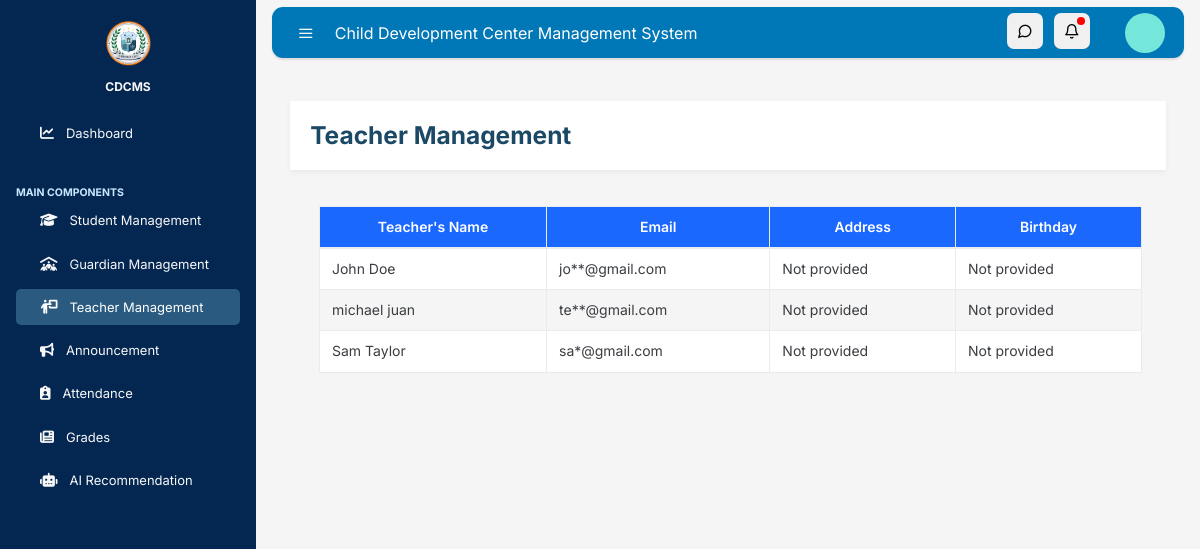
Before: /teacher/teacher_management.php (signed in) with the older database file.
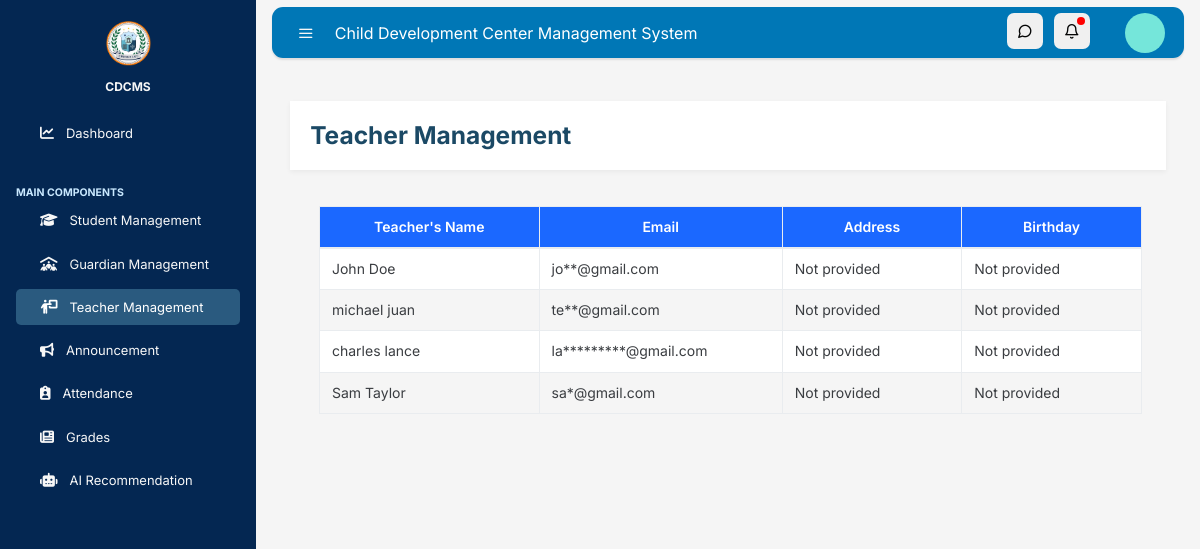
After: the same page with the newer database file.
### tables this page shows
CREATE TABLE `user` (
  `id` int NOT NULL,
  `first_name` varchar(50) NOT NULL,
  `last_name` varchar(50) NOT NULL,
  `middle_name` varchar(50) DEFAULT NULL,
  `birthday` date DEFAULT NULL,
  `address` varchar(255) DEFAULT NULL,
  `email` varchar(255) NOT NULL,
  `password` varchar(255) NOT NULL,
  `role` varchar(50) NOT NULL,
  `created_at` timestamp NULL DEFAULT CURRENT_TIMESTAMP,
  `updated_at` timestamp NULL DEFAULT CURRENT_TIMESTAMP ON UPDATE CURRENT_TIMESTAMP
);

### includes/functions.php (called while the page is built, shortened)
<?php
function maskEmail($email) {
    $parts = explode("@", $email);
    $name = $parts[0];
    $domain = $parts[1];
    $maskedName = substr($name, 0, 2) . str_repeat("*", max(0, strlen($name) - 2));
    return $maskedName . "@" . $domain;
}

### teacher/teacher_management.php (the view, shortened to what this page needs)
<?php
require_once '../config/database.php';
include './includes/header.php';
?>
<link rel="stylesheet" href="https://cdn.jsdelivr.net/npm/bootstrap-icons@1.11.3/font/bootstrap-icons.min.css">
<link rel="stylesheet" href="../assets/css/user_navbar.css">
<?php
include './includes/navbar.php';
include './includes/sidebar.php';
$recordsPerPage = 10;
$page = isset($_GET['page']) ? intval($_GET['page']) : 1;
$offset = ($page - 1) * $recordsPerPage;
$sql = "SELECT id, first_name, last_name, middle_name, email, address, role, birthday
        FROM `user`
        WHERE role = 'teacher'
        ORDER BY last_name ASC
        LIMIT $offset, $recordsPerPage";
$result = $pdo->query($sql);
?>
<main role="main" class="main-content">
    <div class="container-fluid py-3">
        <div class="welcome-section">
            <h3 class="mb-0">Teacher Management</h3>
        </div>
        <div class="container-fluid px-4">
            <div class="table-responsive">
                <table class="table table-bordered table-striped table-sm mt-3">
                    <thead class="">
                        <tr class="text-center table-head-columns">
                            <th class="bg-primary text-white" scope="col">Teacher's Name</th>
                            <th class="bg-primary text-white" scope="col">Email</th>
                            <th class="bg-primary text-white" scope="col">Address</th>
                            <th class="bg-primary text-white" scope="col">Birthday</th>
                        </tr>
                    </thead>
                    <tbody>
                        <?php
                        if ($result->rowCount() > 0) {
                            while ($row = $result->fetch(PDO::FETCH_ASSOC)) {
                                $middleName = !empty($row['middle_name']) ? ' ' . substr($row['middle_name'], 0, 1) . '.' : '';
                                $fullName = $row['first_name'] . $middleName . ' ' . $row['last_name'];
                        ?>
                            <tr>
                                <td><?php echo $fullName; ?></td>
                                <td><?php echo maskEmail($row['email']); ?></td>
                                <td><?php echo $row['address'] ?? 'Not provided'; ?></td>
                                <td><?php echo $row['birthday'] ?? 'Not provided'; ?></td>
                            </tr>
                        <?php
                            }
                        } else {
                        ?>
                            <tr>
                                <td colspan="5" class="text-center">No teachers found</td>
                            </tr>
                        <?php
                        }
                        ?>
                    </tbody>
                </table>
            </div>
        </div>
    </div>
</main>
<?php
include './includes/footer.php';
?>

### teacher/includes/header.php (shortened to what this page needs)
<?php
include_once '../includes/functions.php';
?>
<!DOCTYPE html>
<html lang="en">
  <head>
    <link rel="stylesheet" href="https://cdn.jsdelivr.net/npm/@fortawesome/fontawesome-free@6.6.0/css/fontawesome.min.css">
    <link rel ="stylesheet" href="https://cdnjs.cloudflare.com/ajax/libs/font-awesome/6.6.0/css/all.min.css">
    <link href="https://cdn.jsdelivr.net/npm/sweetalert2@11/dist/sweetalert2.min.css" rel="stylesheet">
    <link rel="stylesheet" href="../assets/css/simplebar.css">
    <link rel="stylesheet" href="../assets/css/feather.css">
    <link rel="stylesheet" href="../assets/css/main.css">
    <link rel="stylesheet" href="../assets/css/chat.css">

### teacher/includes/navbar.php (shortened to what this page needs)
</head>
<body class="vertical  light">
  <div class="wrapper">
      <nav class="topnav navbar navbar-light">
          <div class="navBar-Button d-flex align-items-center">
              <button type="button" class="navbar-toggler text-muted mt-2 p-0 mr-3 collapseSidebar">
                  <i class="fe fe-menu navbar-toggler-icon"></i>
              </button>
              <p>Child Development Center Management System</p>
          </div>
          <ul class="nav position-relative">
              <li class="nav-item">
                  <section type="button" class="nav-link text-muted my-2 circle-icon" id="chatToggle">
                      <span class="fe fe-message-circle fe-16"></span>
                  </section>
              </li>
              <li class="nav-item nav-notif">
              <section class="nav-link text-muted my-2 circle-icon" href="#" data-toggle="modal" data-target=".modal-notif">
                  <span class="fe fe-bell fe-16"></span>
                      <span id="notification-count" style="
                      position: absolute;
                      top: 12px; right: 5px;
                      font-size:13px; color: white;
                      background-color: red;
                      width:8px;
                      height: 8px;
                      display: flex;
                      justify-content: center;
                      align-items: center;
                      border-radius: 50px;
                      "></span>
              </section>
              </li>
              <li class="nav-item dropdown">
              <span class="nav-link text-muted pr-0 avatar-icon" href="#" id="navbarDropdownMenuLink" role="button" data-toggle="dropdown" aria-haspopup="true" aria-expanded="false">
                  <span class="avatar avatar-sm mt-2">
                      <div class="avatar-img rounded-circle avatar-initials-min text-center position-relative">
                      </div>
                  </span>
              </span>
              </li>
          </ul>
      </nav>

### teacher/includes/sidebar.php (shortened to what this page needs)
<aside class="sidebar-left border-right bg-white" id="leftSidebar" data-simplebar>
    <nav class="vertnav navbar-side navbar-light">
        <div class="w-100 mb-4 d-flex">
            <a class="navbar-brand mx-auto mt-2 flex-fill text-center" href="./../index.php">
                <img src="../assets/images/unified-lgu-logo.png" width="45">
                <div class="brand-title">
                    <br>
                    <span>CDCMS</span>
                </div>
            </a>
        </div>
        <ul class="navbar-nav flex-fill w-100 mb-2 <?php echo basename($_SERVER['PHP_SELF']) == 'dashboard.php' ? 'active' : ''; ?>" id="dashboard">
            <li class="nav-item dropdown">
                <a class="nav-link" href="./dashboard.php">
                    <i class="fas fa-chart-line"></i>
                    <span class="ml-3 item-text">Dashboard</span>
                </a>
            </li>
        </ul>
        <p class="text-muted-nav nav-heading mt-4 mb-1">
            <span style="font-size: 10.5px; font-weight: bold; font-family: 'Inter', sans-serif;">MAIN COMPONENTS</span>
        </p>
        <ul class="navbar-nav flex-fill w-100 mb-2" id="studentManagement">
            <ul class="navbar-nav flex-fill w-100 mb-2 <?php echo basename($_SERVER['PHP_SELF']) == 'student_management.php' ? 'active' : ''; ?>" >
                <li class="nav-item w-100">
                    <a class="nav-link" href="./student_management.php">
                        <i class="fa-solid fa-graduation-cap"></i>
                        <span class="ml-3 item-text">Student Management</span>
                    </a>
                </li>
            </ul>
            <ul id="guardian_management" class="navbar-nav flex-fill w-100 mb-2 <?php echo basename($_SERVER['PHP_SELF']) == 'guardian_management.php' ? 'active' : ''; ?>">
                <li class="nav-item w-100">
                    <a class="nav-link" href="./guardian_management.php">
                        <i class="fa-solid fa-people-roof"></i>
                        <span class="ml-3 item-text">Guardian Management</span>
                    </a>
                </li>
            </ul>
            <ul class="navbar-nav flex-fill w-100 mb-2 <?php echo basename($_SERVER['PHP_SELF']) == 'teacher_management.php' ? 'active' : ''; ?>" id="teacherManagement">
                <li class="nav-item w-100">
                    <a class="nav-link" href="./teacher_management.php">
                        <i class="fa-solid fa-person-chalkboard"></i>
                        <span class="ml-3 item-text">Teacher Management</span>
                    </a>
                </li>
            </ul>
            <ul class="navbar-nav flex-fill w-100 mb-2 <?php echo basename($_SERVER['PHP_SELF']) == 'announcement.php' ? 'active' : ''; ?>" id="announcement">
                <li class="nav-item w-100">
                    <a class="nav-link" href="./announcement.php">
                        <i class="fa-solid fa-bullhorn"></i>
                        <span class="ml-3 item-text">Announcement</span>
                    </a>
                </li>
            </ul>
            <ul class="navbar-nav flex-fill w-100 mb-2 <?php echo basename($_SERVER['PHP_SELF']) == 'attendance.php' ? 'active' : ''; ?>" id="attendance">
                <li class="nav-item w-100">
                    <a class="nav-link" href="./attendance.php">
                        <i class="fa-solid fa-clipboard-user"></i>
                        <span class="ml-3 item-text">Attendance</span>
                    </a>
                </li>
            </ul>
            <ul class="navbar-nav flex-fill w-100 mb-2 <?php echo basename($_SERVER['PHP_SELF']) == 'grades.php' ? 'active' : ''; ?>" id="grades">
                <li class="nav-item w-100">
                    <a class="nav-link" href="./grades.php">
                        <i class="fa-solid fa-newspaper"></i>
                        <span class="ml-3 item-text">Grades</span>
                    </a>
                </li>
            </ul>
            <ul class="navbar-nav flex-fill w-100 mb-2 <?php echo basename($_SERVER['PHP_SELF']) == 'ai_recommentdation.php' ? 'active' : ''; ?>" id="aiRecommendation">
                <li class="nav-item w-100">
                    <a class="nav-link" href="./ai_recommendation.php">
                        <i class="fa-solid fa-robot"></i>
                        <span class="ml-3 item-text">AI Recommendation</span>
                    </a>
                </li>
            </ul>
        </ul>
    </nav>
</aside>

### teacher/includes/footer.php (shortened to what this page needs)
  </body>
</html>

### assets/css/simplebar.css (style rules this page uses)
[data-simplebar] { position: relative; flex-direction: column; flex-wrap: wrap; justify-content: flex-start; align-content: flex-start; align-items: flex-start; }

### assets/css/feather.css (style rules this page uses)
.fe { font-family: "feather" !important; speak: none; font-style: normal; font-weight: normal; font-variant: normal; text-transform: none; line-height: 1; -webkit-font-smoothing: antialiased; -moz-osx-font-smoothing: grayscale; }
.fe-16 { font-size: 16px; }
.fe-bell:before { content: ""; }
.fe-menu:before { content: ""; color: #f7f7f7; }
.fe-message-circle:before { content: ""; }

### assets/css/user_navbar.css (style rules this page uses)
:root { --sidebar-bg: #2A5A7F; --sidebar-hover: #164670; --sidebar-active: #0d3a5f; --light-bg: #f5f5f5; --card-bg: #e9e9e9; }
body { min-height: 100vh; background-color: var(--light-bg); }
.main-content { margin-left: 250px; transition: all 0.3s; min-height: 100vh; }
.welcome-section { background-color: white; padding: 20px; margin-bottom: 20px; border-radius: 0; box-shadow: 0 2px 5px rgba(0, 0, 0, 0.05); }

### teacher/includes/navbar.php (style rules this page uses)
.avatar-initials-min { width: 40px; height: 40px; background: #75e6da; border-radius: 50%; display: flex; margin-left: 8px; justify-content: center; align-items: center; font-size: 14px; font-weight: bold; color: #fff; }
.avatar-img { position: relative; transition: background-color 0.3s ease-in-out; }
.navBar-Button { display: flex; align-items: center; justify-content: center; }
.navBar-Button > p { color: white; font-size: 1rem; margin: auto 0; }

Changed rows visible on the page:
added user: fullName "charles lance", email "la*********@gmail.com", address "Not provided", birthday "Not provided"
